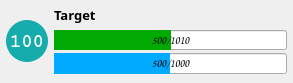
<?xml version="1.0" encoding="UTF-8"?>
<ui version="4.0">
 <class>FormRoomContent</class>
 <widget class="QWidget" name="FormRoomContent">
  <property name="geometry">
   <rect>
    <x>0</x>
    <y>0</y>
    <width>293</width>
    <height>83</height>
   </rect>
  </property>
  <property name="sizePolicy">
   <sizepolicy hsizetype="Preferred" vsizetype="Fixed">
    <horstretch>0</horstretch>
    <verstretch>0</verstretch>
   </sizepolicy>
  </property>
  <property name="windowTitle">
   <string>Form</string>
  </property>
  <layout class="QVBoxLayout" name="verticalLayout_2">
   <property name="spacing">
    <number>0</number>
   </property>
   <property name="leftMargin">
    <number>0</number>
   </property>
   <property name="topMargin">
    <number>0</number>
   </property>
   <property name="rightMargin">
    <number>0</number>
   </property>
   <property name="bottomMargin">
    <number>0</number>
   </property>
   <item>
    <layout class="QVBoxLayout" name="verticalLayout">
     <item>
      <widget class="QWidget" name="widgetNpc" native="true">
       <layout class="QGridLayout" name="gridLayout">
        <property name="leftMargin">
         <number>6</number>
        </property>
        <property name="topMargin">
         <number>6</number>
        </property>
        <property name="rightMargin">
         <number>6</number>
        </property>
        <property name="bottomMargin">
         <number>6</number>
        </property>
        <property name="verticalSpacing">
         <number>3</number>
        </property>
        <item row="3" column="2">
         <widget class="QProgressBar" name="progressBarNpcMp">
          <property name="sizePolicy">
           <sizepolicy hsizetype="Expanding" vsizetype="Expanding">
            <horstretch>0</horstretch>
            <verstretch>0</verstretch>
           </sizepolicy>
          </property>
          <property name="font">
           <font>
            <family>Comic Sans MS</family>
            <pointsize>8</pointsize>
            <weight>75</weight>
            <bold>true</bold>
           </font>
          </property>
          <property name="styleSheet">
           <string notr="true">QProgressBar::chunk
{
background-color: rgb(0, 170, 255);
}</string>
          </property>
          <property name="maximum">
           <number>1000</number>
          </property>
          <property name="value">
           <number>500</number>
          </property>
          <property name="alignment">
           <set>Qt::AlignCenter</set>
          </property>
          <property name="textVisible">
           <bool>true</bool>
          </property>
          <property name="textDirection">
           <enum>QProgressBar::TopToBottom</enum>
          </property>
          <property name="format">
           <string>%v/%m</string>
          </property>
         </widget>
        </item>
        <item row="0" column="0" rowspan="5">
         <widget class="QLabel" name="labelNpcLevel">
          <property name="sizePolicy">
           <sizepolicy hsizetype="Fixed" vsizetype="Fixed">
            <horstretch>0</horstretch>
            <verstretch>0</verstretch>
           </sizepolicy>
          </property>
          <property name="minimumSize">
           <size>
            <width>42</width>
            <height>42</height>
           </size>
          </property>
          <property name="maximumSize">
           <size>
            <width>42</width>
            <height>42</height>
           </size>
          </property>
          <property name="font">
           <font>
            <family>Courier</family>
            <pointsize>14</pointsize>
            <weight>75</weight>
            <bold>true</bold>
           </font>
          </property>
          <property name="styleSheet">
           <string notr="true">color: rgb(255, 255, 255);
background-color: rgb(22, 172, 172);
border-radius: 21;</string>
          </property>
          <property name="text">
           <string>100</string>
          </property>
          <property name="scaledContents">
           <bool>false</bool>
          </property>
          <property name="alignment">
           <set>Qt::AlignCenter</set>
          </property>
         </widget>
        </item>
        <item row="0" column="2">
         <widget class="QLabel" name="labelNpcName">
          <property name="font">
           <font>
            <family>Cooper Black</family>
            <pointsize>10</pointsize>
            <weight>75</weight>
            <italic>false</italic>
            <bold>true</bold>
            <kerning>true</kerning>
           </font>
          </property>
          <property name="text">
           <string>Target</string>
          </property>
         </widget>
        </item>
        <item row="2" column="2">
         <widget class="QProgressBar" name="progressBarNpcHp">
          <property name="sizePolicy">
           <sizepolicy hsizetype="Expanding" vsizetype="Expanding">
            <horstretch>0</horstretch>
            <verstretch>0</verstretch>
           </sizepolicy>
          </property>
          <property name="font">
           <font>
            <family>Comic Sans MS</family>
            <pointsize>8</pointsize>
            <weight>75</weight>
            <bold>true</bold>
           </font>
          </property>
          <property name="styleSheet">
           <string notr="true">QProgressBar::chunk
{
background-color: rgb(0, 170, 0);
}</string>
          </property>
          <property name="minimum">
           <number>-10</number>
          </property>
          <property name="maximum">
           <number>1000</number>
          </property>
          <property name="value">
           <number>500</number>
          </property>
          <property name="alignment">
           <set>Qt::AlignCenter</set>
          </property>
          <property name="textVisible">
           <bool>true</bool>
          </property>
          <property name="invertedAppearance">
           <bool>false</bool>
          </property>
          <property name="textDirection">
           <enum>QProgressBar::TopToBottom</enum>
          </property>
          <property name="format">
           <string>%v/%m</string>
          </property>
         </widget>
        </item>
       </layout>
      </widget>
     </item>
    </layout>
   </item>
  </layout>
 </widget>
 <resources/>
 <connections/>
</ui>
